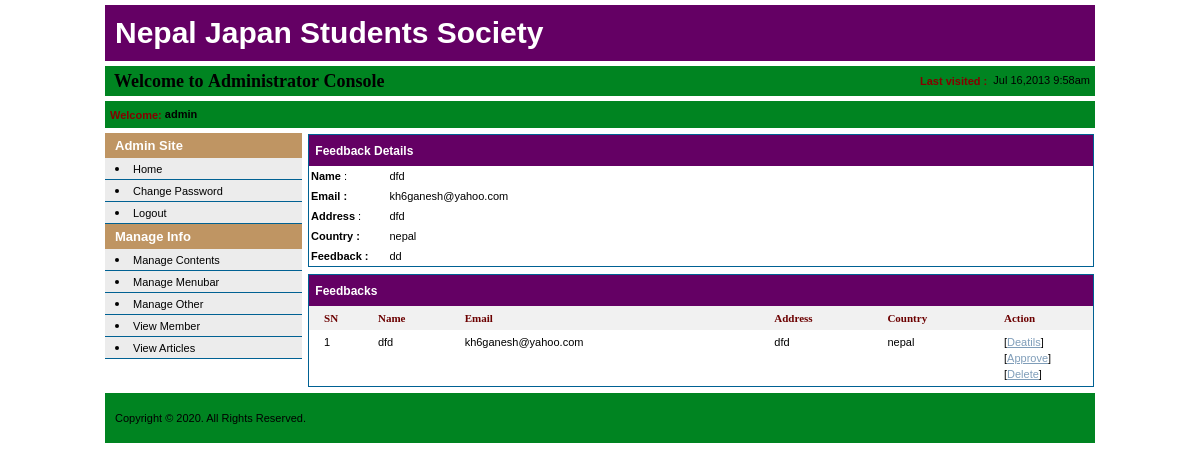
The app's page /admincontrol/feedbacks.php?id=15&view (signed in) with its own data.
### tables this page shows
CREATE TABLE IF NOT EXISTS `feedbacks` (
  `id` int(11) NOT NULL AUTO_INCREMENT,
  `name` varchar(255) DEFAULT NULL,
  `address` varchar(255) DEFAULT NULL,
  `phone` varchar(255) DEFAULT NULL,
  `email` varchar(255) DEFAULT NULL,
  `country` varchar(255) DEFAULT NULL,
  `comment` text,
  `onDate` datetime DEFAULT NULL,
  PRIMARY KEY (`id`)
);

### admincontrol/init.php (called while the page is built, shortened)
<?php
require_once("../data/conn.php");
require_once("../data/members.php");
require_once("../data/feedbacks.php");
$conn 					= new Dbconn();
$feedbacks			= new Feedbacks();
?>

### data/conn.php (called while the page is built, shortened)
<?php
	class Dbconn{
		var $links;
		function Dbconn(){
			$this->host = "localhost";
			$this->uname = "root";
			$this->psw = "";
			$this->dbname = "njssnew";
			$this->links = mysql_connect($this->host,$this->uname,$this->psw) or die("Sorry, couldnot connect to MySQL Server");
		}
		function exec($sqlMain){
			$result = mysql_query($sqlMain,$this->links) or die(mysql_error());
			return $result;
		}
		function fetchArray($result)
		{
			return mysql_fetch_array($result);
		}
	}
?>

### data/feedbacks.php (called while the page is built, shortened)
<?php
class Feedbacks
{
	function getById($id)
	{
		global $conn;
		$sql = "SElECT * FROM feedbacks WHERE id = '$id'";
		$result = $conn->exec($sql);
		$row = $conn -> fetchArray($result);
		return $row;
	}
}
?>

### admincontrol/paging.php (called while the page is built, shortened)
<?php
if(!isset($_GET['page'])){
 $page = 1;
}
else {
 $page = $_GET['page'];
}
class Pager
{
 function findStart($page, $limit)
 {
  if ((!isset($page)) || ($page == "1"))
  {
   $start = 0;
  }
  else
  {
   $start = ($page-1) * $limit;
  }
  return $start;
 }
}
$p = new Pager();
$p->pagename = $pagename;
$p->pageTitle = $pageTitle;
$start = $p -> findStart($page, $limit);
$sql.=" LIMIT ".$start.", ".$limit;
$result = mysql_query($sql);
?>

### admincontrol/feedbacks.php (the view, shortened to what this page needs)
<?php
include("init.php");
?>
<!DOCTYPE html PUBLIC "-//W3C//DTD XHTML 1.0 Transitional//EN" "http://www.w3.org/TR/xhtml1/DTD/xhtml1-transitional.dtd">
<html>
<head>
<link href="../css/admin.css" rel="stylesheet" type="text/css"></head>
<body>
<table width="<?php echo ADMIN_PAGE_WIDTH; ?>" border="0" align="center" cellpadding="0"
	cellspacing="5" bgcolor="#FFFFFF">
  <tr>
    <td colspan="2"><?php include("header.php"); ?></td>
  </tr>
  <tr>
    <td width="<?php echo ADMIN_LEFT_WIDTH; ?>" valign="top"><?php include("leftnav.php"); ?></td>
    <td width="<?php echo ADMIN_BODY_WIDTH; ?>" valign="top">
	<table width="100%" border="0" cellspacing="1" cellpadding="0">
    	 <?php
			 if(isset($_GET['view'])){
				 $row = $feedbacks -> getById($_GET['id']);
			 ?>
       <tr>
          <td class="bgborder">
		  <table width="100%" border="0" cellspacing="1" cellpadding="0">
            <tr>
              <td bgcolor="#FFFFFF"><table width="100%" border="0" cellspacing="0" cellpadding="0">
                  <tr>
                    <td class="heading2">&nbsp;Feedback Details</td>
                  </tr>
                  <tr>
                    <td><table width="100%" border="0" cellspacing="0" cellpadding="2">
                      <tr>
                        <td><strong>Name</strong> :</td>
												<td><?=$row['name']?></td>
                      </tr>
											<tr>
											  <td><strong>Email :</strong></td>
											  <td><?php echo $row['email']; ?></td>
											  </tr>
											<tr>
                        <td><strong>Address</strong> :</td>
												<td><?php echo $row['address']; ?></td>
												</tr>
                      <tr>
                        <td valign="top"><strong>Country :</strong></td>
                        <td valign="top"><?php echo $row['country']; ?></td>
                      </tr>
                      <tr>
                        <td width="10%" valign="top"><strong>Feedback : </strong></td>
                        <td valign="top"><?php echo nl2br($row['comment']); ?></td>
                        </tr>
                    </table></td>
                  </tr>
              </table></td>
            </tr>
          </table>
		  </td>
        </tr>
        <tr>
          <td height="5"></td>
        </tr>
        <?php } ?>
        <tr>
          <td class="bgborder"><table width="100%" border="0" cellspacing="1" cellpadding="0">
              <tr>
                <td bgcolor="#FFFFFF"><table width="100%" border="0" cellspacing="0" cellpadding="0">
                    <tr>
                      <td class="heading2">&nbsp;Feedbacks</td>
                    </tr>
                    <tr>
                      <td><table width="100%"  border="0" cellpadding="4" cellspacing="0">
                          <tr bgcolor="#F1F1F1" class="tahomabold11">
                            <td width="1">&nbsp;</td>
                            <td><strong>SN</strong></td>
                            <td><strong>Name</strong></td>
                            <td><strong>Email</strong></td>
                            <td><strong>Address</strong></td>
                            <td><strong>Country</strong></td>
                            <td width="85"><strong>Action</strong></td>
                          </tr>
													<?php
													$counter = 0;
													$pagename = "feedbacks.php?";
													$sql = "SELECT * FROM feedbacks ORDER BY id DESC";
													include("paging.php");
													while ($row = $conn->fetchArray($result))
													{
													?>
                          <tr <?php if($counter%2 != 0) echo 'bgcolor="#F7F7F7"'; else echo 'bgcolor="#FFFFFF"'; ?>>
                            <td valign="top">&nbsp;</td>
                            <td valign="top"><?= ++$counter; ?></td>
                            <td valign="top"><?= $row['name'] ?></td>
                            <td valign="top"><?php echo $row['email']; ?></td>
                            <td valign="top"><?php echo $row['address']; ?></td>
                            <td valign="top"><?php echo $row['country']; ?></td>
                            <td valign="top">
                            [<a href="feedbacks.php?id=<?php echo $row['id']; ?>&view">Deatils</a>]
                              [<a href="feedbacks.php?id=<?php echo $row['id']; ?>&approve">Approve</a>]
														[<a href="#" onClick="javascript: if(confirm('This will permanently delete Feedback details from database. Continue?')){ document.location='feedbacks.php?delete=<?php echo $row['id']; ?>'; }">Delete</a>]
														</td>
                          </tr>
                          <?
													}
													?>
                        </table>
												</td>
                    </tr>
                  </table></td>
              </tr>
            </table></td>
        </tr>
      </table>
	  </td>
  </tr>
  <tr>
    <td colspan="2"><?php include("footer.php"); ?></td>
  </tr>
</table>
</body>
</html>

### css/admin.css (style rules this page uses)
html, body { margin: 0; padding: 0; cursor: default; font-family: Tahoma, Arial, Verdana, Helvetica, sans-serif; font-size:11px; color:#000000; line-height:16px; }
.heading2 { font-size: 12px; font-weight: bold; height:25px; text-align:left; color:#FFFFFF; background-color:#640064; padding:3px; }
.bgborder { background:#006193; }
a, a:link, a:active, a:visited { color: #7F9DB9; text-decoration: underline; }
.tahomabold11 { font-family: Tahoma; font-size: 11px; font-weight: bold; color:#6C0000; text-align:left; padding-left:5px; }

### records on screen
feedbacks: name "dfd", email "kh6ganesh@yahoo.com", address "dfd", country "nepal", comment "dd"

### other values on screen
PAGE_TITLE "Nepal Japan Students Society"
$_SESSION['sessUsername'] "admin"
